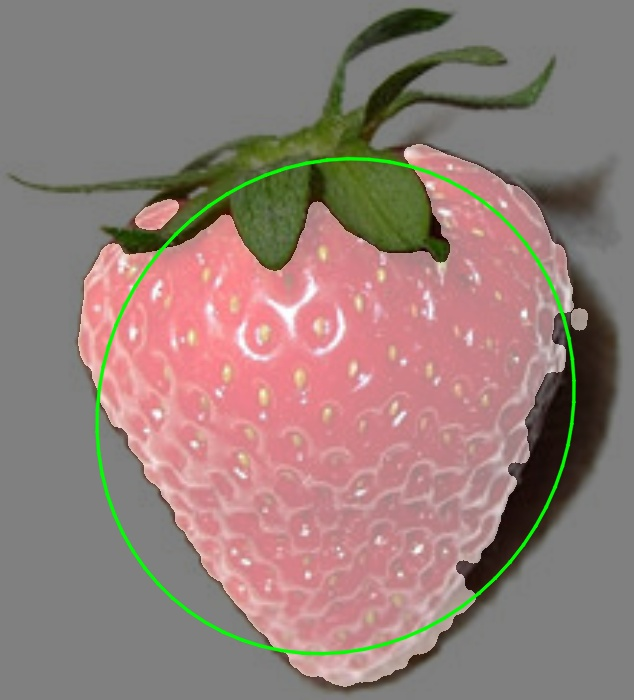
#> input picture berry.jpg, 634 x 700 px
$ python strawberry_vision.py   (older library calls are emulated)
#> lines starting #> are read from the running program, lines starting #| are printed output that depends on the picture; after the words box and inside, x2 and y2 are one past the last pixel; in counts of white or black regions, pixels touching at a corner belong together
#> further down, image is the input picture: shape (700, 634, 3); mean B, G, R 120.8, 126.8, 148.3
from __future__ import division
import cv2
# to show the image
from matplotlib import pyplot as plt
import numpy as np
from math import cos, sin

green = (0, 255, 0)


def show(image):
    # Figure size in inches
    plt.figure(figsize=(10, 10))

    # Show image, with nearest neighbour interpolation
    plt.imshow(image, interpolation='nearest')


def overlay_mask(mask, image):
        # make the mask rgb
    rgb_mask = cv2.cvtColor(mask, cv2.COLOR_GRAY2RGB)
    # calculates the weightes sum of two arrays. in our case image arrays
    # input, how much to weight each.
    # optional depth value set to 0 no need
    img = cv2.addWeighted(rgb_mask, 0.5, image, 0.5, 0)
    return img


def find_biggest_contour(image):
    # Copy
    image = image.copy()
    # input, gives all the contours, contour approximation compresses
    # horizontal, vertical, and diagonal segments and leaves only their end
    # points. For example, an up-right rectangular contour is encoded with 4
    # points. Optional output vector, containing information about the image
    # topology. It has as many elements as the number of contours. we
    # dont need it
    _, contours, _ = cv2.findContours(
        image, cv2.RETR_LIST, cv2.CHAIN_APPROX_SIMPLE)

    # Isolate largest contour
    contour_sizes = [(cv2.contourArea(contour), contour)
                     for contour in contours]
    biggest_contour = max(contour_sizes, key=lambda x: x[0])[1]

    mask = np.zeros(image.shape, np.uint8)
    cv2.drawContours(mask, [biggest_contour], -1, 255, -1)
    return biggest_contour, mask


def circle_contour(image, contour):
    # Bounding ellipse
    image_with_ellipse = image.copy()
    # easy function
    ellipse = cv2.fitEllipse(contour)
    # add it
    cv2.ellipse(image_with_ellipse, ellipse, green, 2, cv2.LINE_AA)
    return image_with_ellipse


def find_strawberry(image):
    # RGB stands for Red Green Blue. Most often, an RGB color is stored
    # in a structure or unsigned integer with Blue occupying the least
    # significant “area” (a byte in 32-bit and 24-bit formats), Green the
    # second least, and Red the third least. BGR is the same, except the
    # order of areas is reversed. Red occupies the least significant area,
    # Green the second (still), and Blue the third.
    # we'll be manipulating pixels directly
    # most compatible for the transofrmations we're about to do
    image = cv2.cvtColor(image, cv2.COLOR_BGR2RGB)

    # Make a consistent size
    # get largest dimension
    max_dimension = max(image.shape)
#> max_dimension = 700
    # The maximum window size is 700 by 660 pixels. make it fit in that
    scale = 700/max_dimension
#> scale = 1
    # resize it. same width and hieght none since output is 'image'.
    image = cv2.resize(image, None, fx=scale, fy=scale)

    # we want to eliminate noise from our image. clean. smooth colors without
    # dots
    # Blurs an image using a Gaussian filter. input, kernel size, how much to
    # filter, empty)
    image_blur = cv2.GaussianBlur(image, (7, 7), 0)
    # t unlike RGB, HSV separates luma, or the image intensity, from
    # chroma or the color information.
    # just want to focus on color, segmentation
    image_blur_hsv = cv2.cvtColor(image_blur, cv2.COLOR_RGB2HSV)
#> image_blur_hsv: shape (700, 634, 3); mean H, S, V 57.7, 50.6, 151.9

    # Filter by colour
    # 0-10 hue
    # minimum red amount, max red amount
    min_red = np.array([0, 100, 80])
    max_red = np.array([10, 256, 256])
    # layer
    mask1 = cv2.inRange(image_blur_hsv, min_red, max_red)
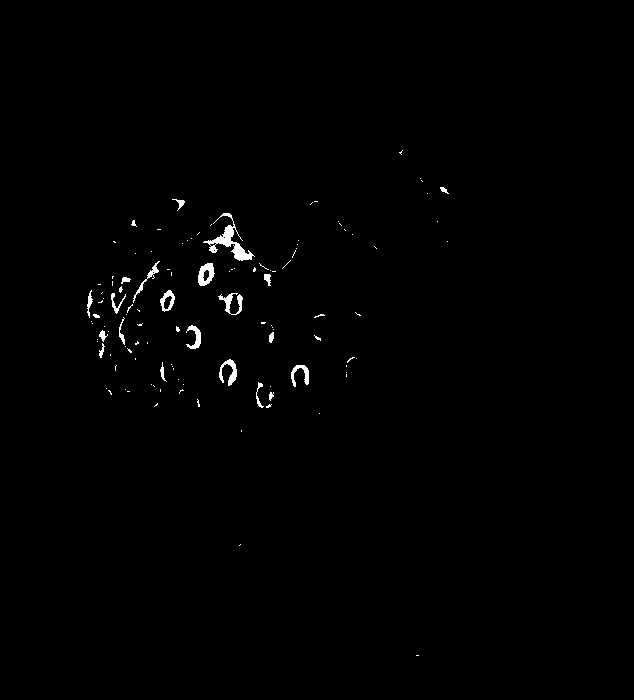
#> mask1: shape (700, 634); 0.68% white; 117 white regions (94 under 20 px), largest, box (x1, y1, x2, y2) and area: (203, 213, 255, 261) 614, (198, 263, 215, 286) 243, (219, 359, 237, 386) 211

    # birghtness of a color is hue
    # 170-180 hue
    min_red2 = np.array([170, 100, 80])
    max_red2 = np.array([180, 256, 256])
    mask2 = cv2.inRange(image_blur_hsv, min_red2, max_red2)
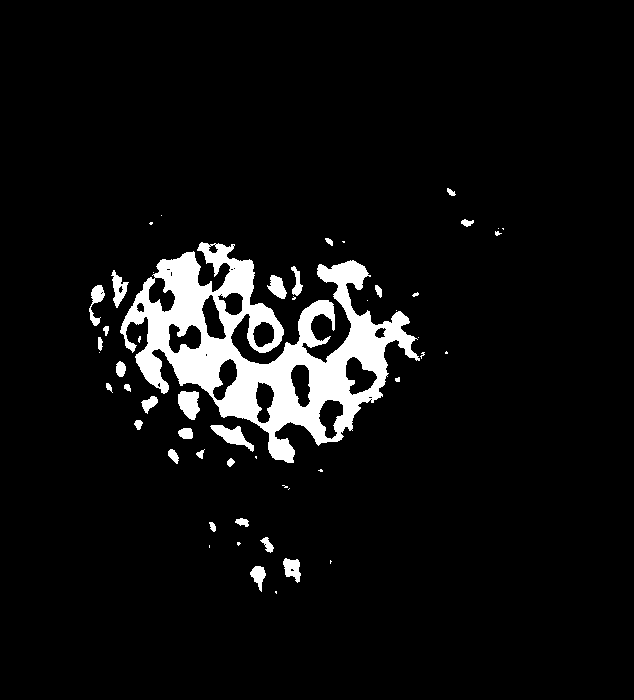
#> mask2: shape (700, 634); 6.4% white; 52 white regions (22 under 20 px), largest, box (x1, y1, x2, y2) and area: (120, 242, 420, 463) 24326, (210, 425, 254, 452) 481, (178, 391, 200, 420) 469

    # looking for what is in both ranges
    # Combine masks
    mask = mask1 + mask2
#> mask: shape (700, 634); 7.1% white; 82 white regions (51 under 20 px), largest, box (x1, y1, x2, y2) and area: (119, 213, 420, 463) 26700, (178, 389, 200, 420) 490, (210, 425, 254, 452) 483

    # Clean up
    # we want to circle our strawberry so we'll circle it with an ellipse
    # with a shape of 15x15
    kernel = cv2.getStructuringElement(cv2.MORPH_ELLIPSE, (15, 15))
    # morph the image. closing operation Dilation followed by Erosion.
    # It is useful in closing small holes inside the foreground objects,
    # or small black points on the object.
    mask_closed = cv2.morphologyEx(mask, cv2.MORPH_CLOSE, kernel)
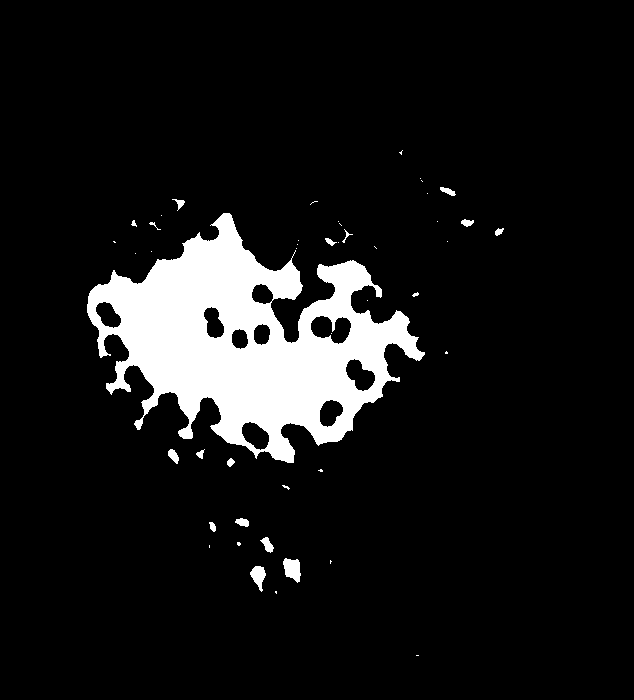
#> mask_closed: shape (700, 634); 9.2% white; 46 white regions (28 under 20 px), largest, box (x1, y1, x2, y2) and area: (87, 213, 425, 463) 39271, (283, 558, 301, 583) 311, (250, 566, 266, 592) 235
    # erosion followed by dilation. It is useful in removing noise
    mask_clean = cv2.morphologyEx(mask_closed, cv2.MORPH_OPEN, kernel)
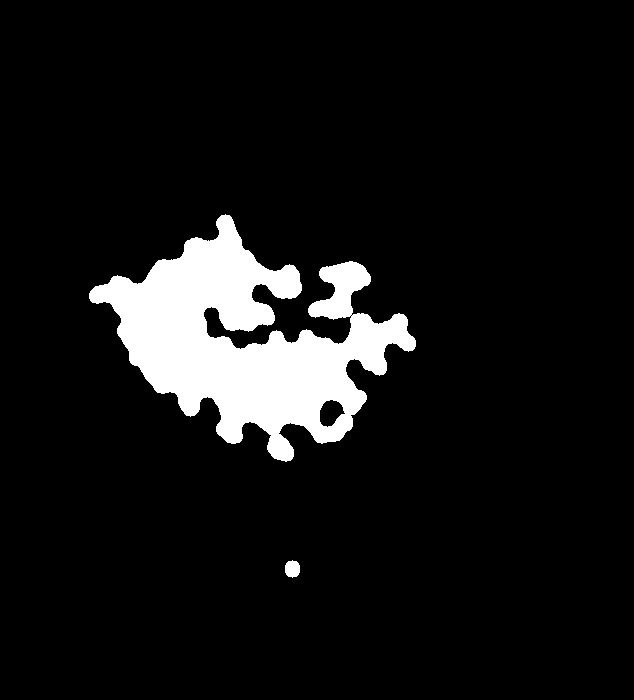
#> mask_clean: shape (700, 634); 8.1% white; 2 white regions

    # Find biggest strawberry
    # get back list of segmented strawberries and an outline for the biggest
    # one
    big_strawberry_contour, mask_strawberries = find_biggest_contour(
        mask_clean)
#> in find_biggest_contour, `_, contours, _ = cv2.findContours( image, cv2.RETR_LIST, cv2.CHAIN_APP..`: contours = 4 contours, 1 with area under 20; largest, box (x1, y1, x2, y2) and area: (89, 214, 416, 462) 35545, (319, 399, 346, 428) 488, (285, 560, 300, 578) 190
#> in find_biggest_contour, `contour_sizes = [(cv2.contourArea(contour), contour) for contour in co..`: contour_sizes = 4 items
#> in find_biggest_contour, `biggest_contour = max(contour_sizes, key=lambda x: x[0])[1]`: biggest_contour = contour of 813 points, box (x1, y1, x2, y2) (89, 214, 416, 462), area 35545
#> in find_biggest_contour, `cv2.drawContours(mask, [biggest_contour], -1, 255, -1)`:
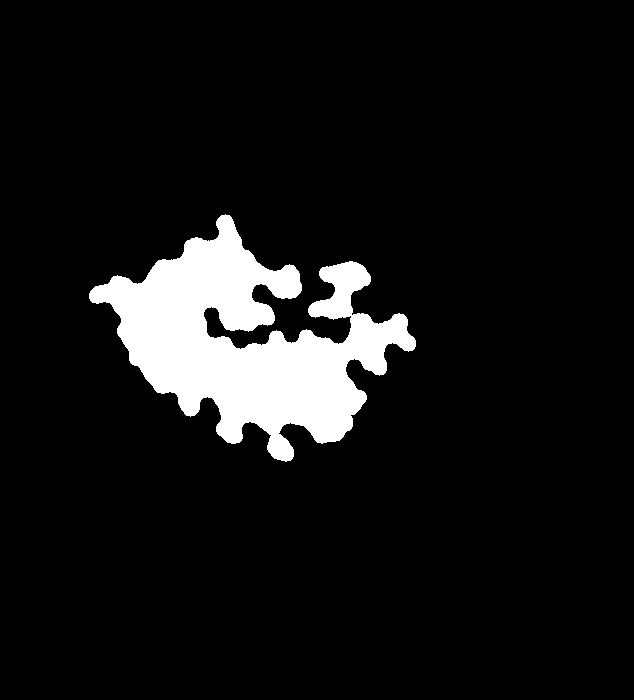
#> mask: shape (700, 634); 8.2% white; 1 white region, box (x1, y1, x2, y2) and area: (89, 214, 416, 462) 36336
#> big_strawberry_contour has the same summary as biggest_contour in find_biggest_contour

    # Overlay cleaned mask on image
    # overlay mask on image, strawberry now segmented
    overlay = overlay_mask(mask_clean, image)
#> in overlay_mask, `rgb_mask = cv2.cvtColor(mask, cv2.COLOR_GRAY2RGB)`: rgb_mask: shape (700, 634, 3); 8.1% white; 2 white regions, box (x1, y1, x2, y2) and area: (89, 214, 416, 462) 35883, (285, 560, 300, 578) 214
#> in overlay_mask, `img = cv2.addWeighted(rgb_mask, 0.5, image, 0.5, 0)`:
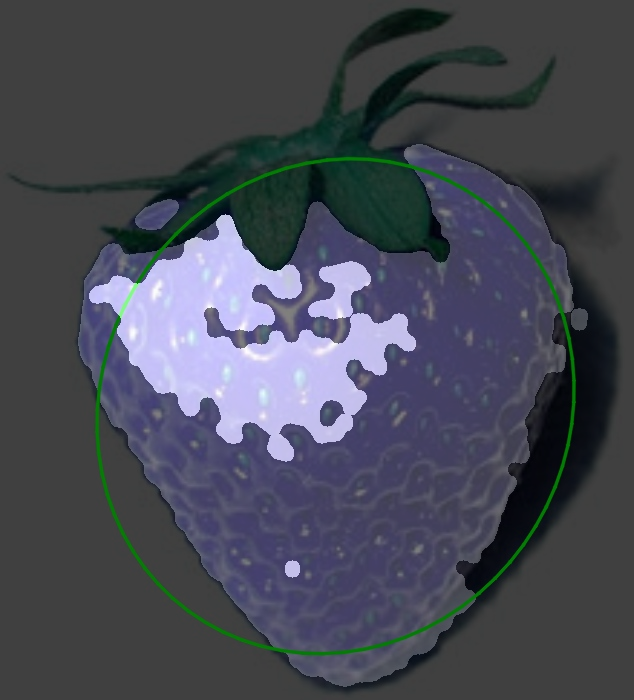
#> img: shape (700, 634, 3); mean B, G, R 84.5, 73.8, 70.8

    # Circle biggest strawberry
    # circle the biggest one
    circled = circle_contour(overlay, big_strawberry_contour)
#> in circle_contour, `ellipse = cv2.fitEllipse(contour)`: ellipse = ((253.3, 339.5), (190, 282.9), 110.1)
#> in circle_contour, `cv2.ellipse(image_with_ellipse, ellipse, green, 2, cv2.LINE_AA)`:
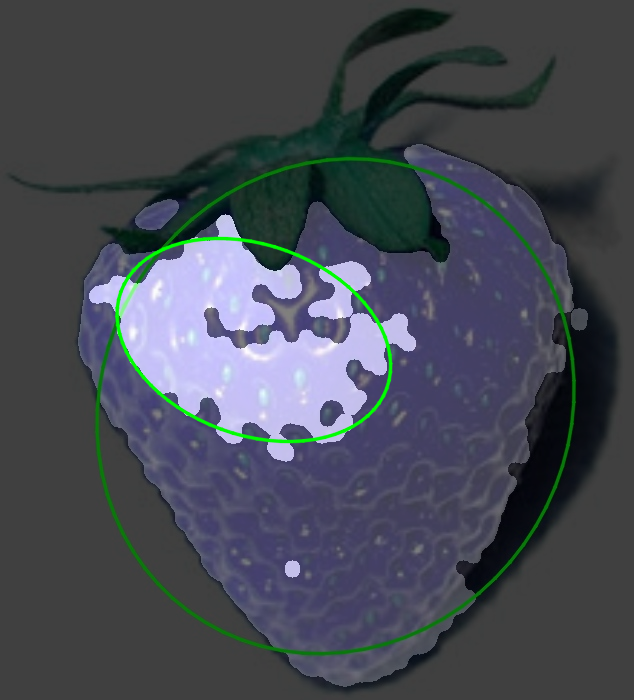
#> image_with_ellipse: shape (700, 634, 3); 0.81% of pixels changed, all inside (x1, y1, x2, y2) = (114, 236, 394, 444)
    show(circled)

    # we're done, convert back to original color scheme
    bgr = cv2.cvtColor(circled, cv2.COLOR_RGB2BGR)

    return bgr


# read the image
image = cv2.imread('berry.jpg')
# detect it
result = find_strawberry(image)
# write the new image
cv2.imwrite('berry-cv.jpg', result)
